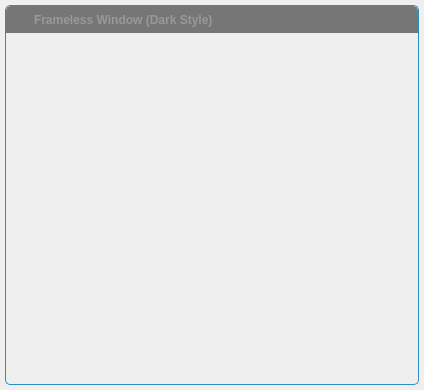
<?xml version="1.0" encoding="UTF-8"?>
<ui version="4.0">
 <class>FramelessWindow</class>
 <widget class="QWidget" name="FramelessWindow">
  <property name="geometry">
   <rect>
    <x>0</x>
    <y>0</y>
    <width>424</width>
    <height>390</height>
   </rect>
  </property>
  <property name="windowTitle">
   <string/>
  </property>
  <property name="autoFillBackground">
   <bool>false</bool>
  </property>
  <layout class="QVBoxLayout" name="verticalLayout_2">
   <property name="spacing">
    <number>0</number>
   </property>
   <property name="leftMargin">
    <number>5</number>
   </property>
   <property name="topMargin">
    <number>5</number>
   </property>
   <property name="rightMargin">
    <number>5</number>
   </property>
   <property name="bottomMargin">
    <number>5</number>
   </property>
   <item>
    <widget class="QWidget" name="windowFrame" native="true">
     <property name="autoFillBackground">
      <bool>false</bool>
     </property>
     <property name="styleSheet">
      <string notr="true">#windowFrame{border:1px solid palette(highlight); border-radius:5px 5px 5px 5px; background-color:palette(Window);}</string>
     </property>
     <layout class="QVBoxLayout" name="verticalLayout">
      <property name="spacing">
       <number>0</number>
      </property>
      <property name="leftMargin">
       <number>1</number>
      </property>
      <property name="topMargin">
       <number>1</number>
      </property>
      <property name="rightMargin">
       <number>1</number>
      </property>
      <property name="bottomMargin">
       <number>1</number>
      </property>
      <item>
       <widget class="WindowDragger" name="windowTitlebar" native="true">
        <property name="sizePolicy">
         <sizepolicy hsizetype="Preferred" vsizetype="Fixed">
          <horstretch>0</horstretch>
          <verstretch>0</verstretch>
         </sizepolicy>
        </property>
        <property name="minimumSize">
         <size>
          <width>0</width>
          <height>0</height>
         </size>
        </property>
        <property name="autoFillBackground">
         <bool>false</bool>
        </property>
        <property name="styleSheet">
         <string notr="true">#windowTitlebar{border: 0px none palette(base); border-top-left-radius:5px; border-top-right-radius:5px; background-color:palette(shadow); height:20px;}</string>
        </property>
        <layout class="QHBoxLayout" name="horizontalLayout" stretch="0,0,0,0,0,0">
         <property name="spacing">
          <number>0</number>
         </property>
         <property name="leftMargin">
          <number>0</number>
         </property>
         <property name="topMargin">
          <number>0</number>
         </property>
         <property name="rightMargin">
          <number>0</number>
         </property>
         <property name="bottomMargin">
          <number>0</number>
         </property>
         <item>
          <widget class="QLabel" name="spacer">
           <property name="minimumSize">
            <size>
             <width>4</width>
             <height>0</height>
            </size>
           </property>
           <property name="maximumSize">
            <size>
             <width>4</width>
             <height>16777215</height>
            </size>
           </property>
          </widget>
         </item>
         <item>
          <widget class="QLabel" name="icon">
           <property name="minimumSize">
            <size>
             <width>16</width>
             <height>16</height>
            </size>
           </property>
           <property name="maximumSize">
            <size>
             <width>16</width>
             <height>16</height>
            </size>
           </property>
           <property name="contextMenuPolicy">
            <enum>Qt::NoContextMenu</enum>
           </property>
           <property name="styleSheet">
            <string notr="true">#icon {background-color:palette(shadow);}</string>
           </property>
          </widget>
         </item>
         <item>
          <widget class="QLabel" name="titleText">
           <property name="font">
            <font>
             <weight>75</weight>
             <bold>true</bold>
            </font>
           </property>
           <property name="styleSheet">
            <string notr="true">  padding-left:5px;
  color:rgb(153,153,153);</string>
           </property>
           <property name="text">
            <string>Frameless Window (Dark Style)</string>
           </property>
           <property name="alignment">
            <set>Qt::AlignLeading|Qt::AlignLeft|Qt::AlignVCenter</set>
           </property>
          </widget>
         </item>
         <item>
          <widget class="QToolButton" name="minimizeButton">
           <property name="font">
            <font>
             <weight>75</weight>
             <bold>true</bold>
            </font>
           </property>
           <property name="styleSheet">
            <string notr="true">#minimizeButton{
  background-color:none;
  border:none;
  width:16px;
  height:16px;
  padding:4px;
  image:url(:/images/icon_window_minimize.png);
}
#minimizeButton:hover{
  background-color:palette(alternate-base);
}
#minimizeButton:pressed{
  background-color:palette(highlight);
}</string>
           </property>
           <property name="text">
            <string/>
           </property>
          </widget>
         </item>
         <item>
          <widget class="QToolButton" name="restoreButton">
           <property name="styleSheet">
            <string notr="true">#restoreButton{
  background-color:none;
  border:none;
  width:16px;
  height:16px;
  padding:4px;
  image:url(:/images/icon_window_restore.png);
}
#restoreButton:hover{
  background-color:palette(alternate-base);
}
#restoreButton:pressed{
  background-color:palette(highlight);
}</string>
           </property>
           <property name="text">
            <string/>
           </property>
          </widget>
         </item>
         <item>
          <widget class="QToolButton" name="closeButton">
           <property name="font">
            <font>
             <weight>75</weight>
             <bold>true</bold>
            </font>
           </property>
           <property name="styleSheet">
            <string notr="true">#closeButton{
  background-color:none;
  border:none;
  width:16px;
  height:16px;
  padding:4px;
  image:url(:/images/icon_window_close.png);
  border-top-right-radius: 5px;
}
#closeButton:hover{
  background-color:palette(alternate-base);
}
##closeButton:pressed{
  background-color:palette(highlight);
}</string>
           </property>
          </widget>
         </item>
        </layout>
       </widget>
      </item>
      <item>
       <widget class="QWidget" name="windowContent" native="true">
        <property name="autoFillBackground">
         <bool>false</bool>
        </property>
        <property name="styleSheet">
         <string notr="true">#windowContent{
  border: 0px none palette(base);
  border-radius:0px 0px 5px 5px;
}</string>
        </property>
        <layout class="QVBoxLayout" name="verticalLayout_3">
         <property name="spacing">
          <number>0</number>
         </property>
         <property name="leftMargin">
          <number>0</number>
         </property>
         <property name="topMargin">
          <number>0</number>
         </property>
         <property name="rightMargin">
          <number>0</number>
         </property>
         <property name="bottomMargin">
          <number>0</number>
         </property>
        </layout>
       </widget>
      </item>
     </layout>
    </widget>
   </item>
  </layout>
 </widget>
 <layoutdefault spacing="6" margin="11"/>
 <customwidgets>
  <customwidget>
   <class>WindowDragger</class>
   <extends>QWidget</extends>
   <header location="global">external\framelesswindow\windowdragger.h</header>
   <container>1</container>
  </customwidget>
 </customwidgets>
 <resources/>
 <connections/>
</ui>
